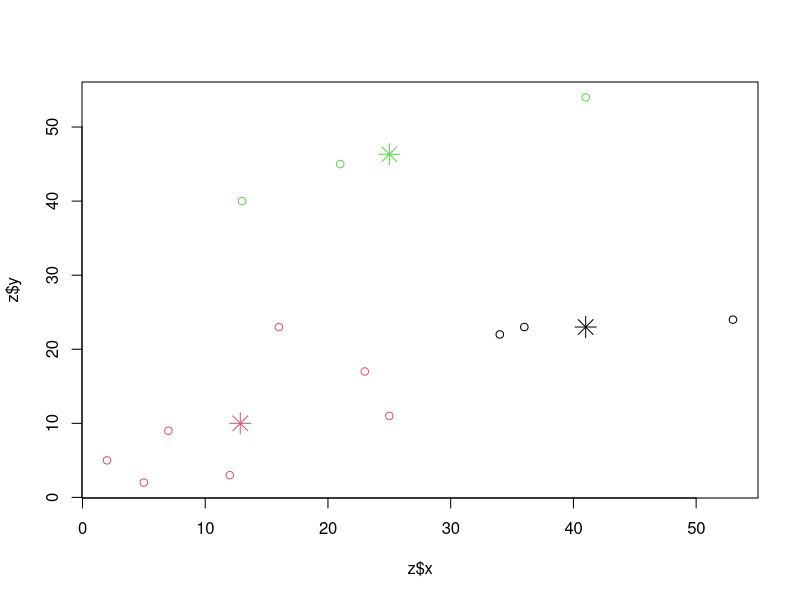

Write R code to recreate this figure.
#k-means clustering
# this algorithm performs the process of separating the data we have into
# k clusters or groups according to its attributes.
# k is an integer. The essence of the algorithm is to minimize the distances
# between the data corresponding to each cluster and the center(centroid)
# of that cluster.
# Thus, the k-means algorithm will divide the data into k clusters.

#basic steps:
#it's pretty simple. first, the number of clusters and the center of each 
#cluster must be determined.The k-means algorithm will repeat the 3 steps given
# below until convergence (steady state) is achieved.
# 1-identify cluster centers
# 2-calculate the distances of each data point to the cluster centers
# 3-assign the data to the cluster belonging to the closest center
# The algorithm ends when there is no data assigned to the different cluster in any iteration step.
# check k-means.png

#example
# Let's say we want to divide the x and y data into 3 clusters.

x<-c(2,5,7,12,16,21,25,36,41,34,13,23,53)
y<-c(5,2,9,3,23,45,11,23,54,22,40,17,24)
z<-data.frame(x,y)

kmeans.result<-kmeans(z,3)
table(z$x, kmeans.result$cluster)
plot(z$x, z$y, col = kmeans.result$cluster)
points(kmeans.result$centers[,c("x","y")],col = 1:3, pch = 8, cex = 2)